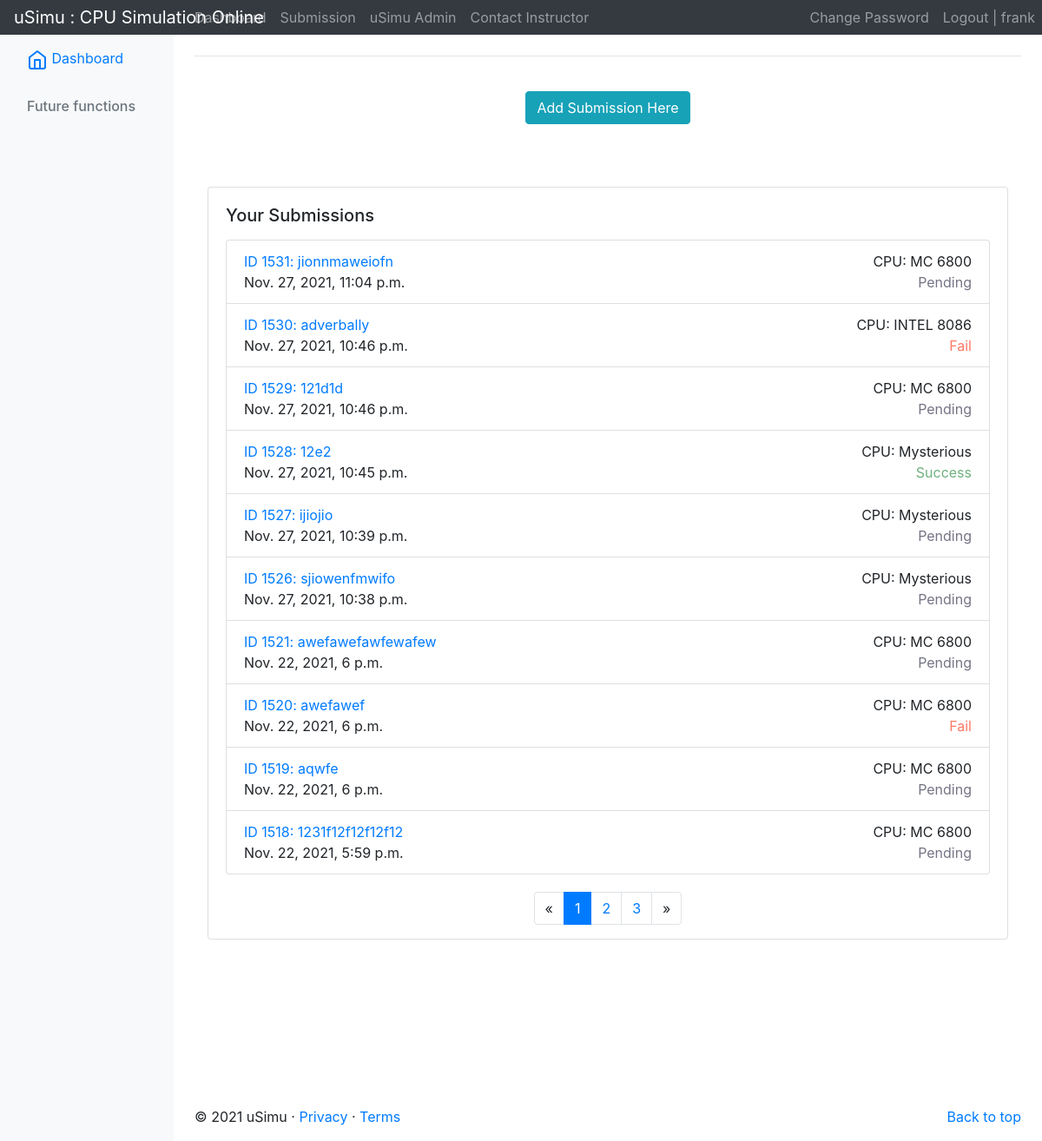
Screenshot of /usimu/submissions/ (signed in) with the database file from the repository.
### rango/models.py (models this page shows, shortened)
class Submission(models.Model):
    date = models.DateTimeField(auto_now_add=True)
    title = models.CharField(max_length=128)
    content = models.TextField(blank=False)
    result = models.TextField(blank=False)
    result_detail = models.TextField(blank=True)
    cpu = models.ForeignKey(CPU, on_delete=models.CASCADE, related_name='submission_cpu')
    owner = models.ForeignKey(User, on_delete=models.CASCADE, related_name='submission_owner')
    class Meta:
        ordering = ['date']

class CPU(models.Model):
    NAME_MAX_LEN = 512
    LOC_MAX_LEN = 512
    name = models.CharField(max_length=NAME_MAX_LEN, unique=True)
    reg_count = models.IntegerField(blank=False)  # must have
    mem_count = models.IntegerField(blank=False)  # must have
    reg_bits = models.IntegerField(blank=False)
    mem_bits = models.IntegerField(blank=False)
    family = models.ForeignKey(CPU_Family, on_delete=models.CASCADE)
    def __str__(self):
        return self.name

### rango/views.py (the view)
# urls.py: path('submissions/', views.submission, name='submissions'),
@login_required
def submission(request):
    context_dict = {}
    user = request.user
    submissions = Submission.objects.filter(owner_id=user.id).order_by('-id')
    context_dict['current_user'] = user
    paginator = Paginator(submissions, 10) # every 5 items a page
    page_num = request.GET.get('page', default=1) # invalid number set to 1
    curr_page_content = paginator.get_page(page_num) # container for current page
    page_list = [x for x in range(curr_page_content.number - 2, curr_page_content.number + 3) if x in paginator.page_range]
    if page_list[0] - 1 >= 2:
        page_list.insert(0, "...")
    if paginator.num_pages - page_list[-1]  >= 2:
        page_list.append("...")
    if page_list[0] == "...":
        page_list.insert(0, 1)# first page
    if page_list[-1] != paginator.num_pages:
        page_list.append(paginator.num_pages)# very last page
    context_dict['submissions'] = curr_page_content
    context_dict['page_list'] = page_list
    return render(request, 'rango/submissions.html', context=context_dict)

### templates/rango/submissions.html (shortened to what this page needs)
{% extends 'rango/base.html' %}
{% load staticfiles %}
{% block body_block %}
    <h1>Submissions</h1>
    <hr class="featurette-divider"><br/>
    <div style="text-align: center"><a id="add-code-btn" href="{% url 'rango:uploadCode' %}"
                                       class="btn btn-info btn">Add Submission Here</a></div>
    <br><br><br>
    <div class="container">
        <div class="row">
            <div class="col-md-12">
                <div class="card mb-12">
                    <div class="card-body" id="submission-card">
                        <h5>Your Submissions</h5>
                        <p class="card-text">
                            {% if submissions %}
                                <ul class="list-group">
                                    {% for submission in submissions %}
                                        <li class="list-group-item">
                                            <a href="{% url 'rango:submission_detail' submission.id %}">ID {{ submission.id }}: {{ submission.title }}</a>
                                            <a style="float: right">CPU: {{ submission.cpu }}</a>
                                            <br/>
                                            {% if submission.result == "Success" %}
                                                <a style="float: right; color: #6FB07F">{{ submission.result }}</a>
                                            {% elif submission.result == "Warning" %}
                                                <a style="float: right; color: #e8ab01">{{ submission.result }}</a>
                                            {% elif submission.result == "Fail" %}
                                                <a style="float: right; color: #FF7965">{{ submission.result }}</a>
                                            {% elif submission.result == "Pending" %}
                                                <a style="float: right; color: #747485">{{ submission.result }}</a>
                                            {% endif %}
                                            <a style="float: left">{{ submission.date }}</a></li>
                                    {% endfor %}
                                </ul>
                            {% else %}
                                <strong>You have not submitted anything recently.</strong>
                            {% endif %}
                    </div>
                    <div class="paginator">
                        <ul class="pagination justify-content-center">
                            <li class="page-item">
                                {% if page_list.has_previous %}
                                    <a class="page-link" href="?page={{ page_list }}" aria-label="Previous">
                                        <span aria-hidden="true">&laquo;</span>
                                    </a>
                                {% else %}
                                    <span aria-hidden="true"><a class="page-link">&laquo;</a></span>
                                {% endif %}
                            </li>
                            {% for page_list in page_list %}
                                {% if page_list == submissions.number %}
                                    <li class="page-item active" aria-current="page"><span><a
                                            class="page-link">{{ page_list }}</a></span></li>
                                {% else %}
                                    {% if page_list == "..." %}
                                        <li class="page-item"><span><a class="page-link">{{ page_list }}</a></span></li>
                                    {% else %}
                                        <li class="page-item"><a class="page-link"
                                                                 href="?page={{ page_list }}">{{ page_list }}</a></li>
                                    {% endif %}
                                {% endif %}
                            {% endfor %}
                            <li class="page-item">
                                {% if page_list.has_next %}
                                    <a class="page-link" href="#" aria-label="Next"></a>
                                {% else %}
                                    <span aria-hidden="true"><a class="page-link">&raquo;</a></span>
                                {% endif %}
                            </li>
                        </ul>
                    </div>
                </div>
            </div>
        </div>
    </div>
{% endblock %}

### templates/rango/base.html (shortened to what this page needs)
<!DOCTYPE html>
{% load staticfiles %}
{% load usim_template_tags %}
<html lang="en">
<head>
    <link href="https://getbootstrap.com/docs/4.2/dist/css/bootstrap.min.css" rel="stylesheet"
>
    <link href="https://getbootstrap.com/docs/4.2/examples/dashboard/dashboard.css" rel="stylesheet">
    <link href="{% static 'css/chartStyle.css' %}" rel="stylesheet">
    <link href="{% static 'css/codeCounter.css' %}" rel="stylesheet">
</head>
<body>
<header>
    <nav class="navbar navbar-expand-md navbar-dark fixed-top bg-dark p-0">
        <a class="navbar-brand col-md-3 col-lg-2 me-0 px-3" href="{% url 'rango:index' %}">uSimu : CPU Simulation Online</a>
        <div class="collapse navbar-collapse" id="navbarCollapse">
            <ul class="navbar-nav mr-auto" id="navbar-content">
                <li class="nav-item"><a class="nav-link" href="{% url 'rango:index' %}">Dashboard</a></li>
                {% if user.is_authenticated %}
                    <li class="nav-item"><a class="nav-link" href="{% url 'rango:submissions' %}">Submission</a></li>
                    {% if user.is_superuser %}
                        <li class="nav-item"><a class="nav-link" href="{% url 'rango:usimuAdmin' %}">uSimu Admin</a>
                        </li>
                    {% endif %}
                {% endif %}
                <li class="nav-item"><a class="nav-link" href="{% url 'rango:contact' %}">Contact Instructor</a></li>
            </ul>
            <ul class="navbar-nav ml-auto" id="navbar-account">
                {% if user.is_authenticated %}
                    <li class="nav-item"><a class="nav-link" href="{% url 'auth_password_change' %}">Change Password</a>
                    </li>
                    <li class="nav-item"><a class="nav-link" href="{% url 'auth_logout' %}?next=/usimu/">Logout
                        | {{ user.username }}</a></li>
                {% else %}
                    <li class="nav-item"><a class="nav-link" href="{% url 'registration_register' %}">Register Here</a>
                    </li>
                    <li class="nav-item "><a class="nav-link" href="{% url 'auth_login' %}">Login</a></li>
                {% endif %}
            </ul>
        </div>
    </nav>
</header>
<div class="container-fluid">
    <div class="row">
        <nav class="col-md-2 d-none d-md-block bg-light sidebar">
            <div class="sidebar-sticky">
                {% block sidebar_block %}
                    <ul class="nav flex-column">
                        <li class="nav-item">
                            <h6 class="sidebar-heading d-flex justify-content-between align-items-center px-3 mt-4 mb-1 text-muted">
                                <span>Current functions</span>
                            </h6>
                            <a class="nav-link active" href="{% url 'rango:index' %}">
                                Dashboard
                            </a>
                        </li>
                    </ul>
                    <h6 class="sidebar-heading d-flex justify-content-between align-items-center px-3 mt-4 mb-1 text-muted">
                        <span>Future functions</span>
                    </h6>
                {% endblock %}
            </div>
        </nav>
        <main role="main" class="col-md-9  ml-sm-auto col-lg-10 px-4">
            {% block body_block %}{% endblock %}
            <br/><br/><br/><br/><br/><br/><br/><br/>
            <footer>
                <p class="float-right"><a href="#">Back to top</a></p>
                <p>&copy; 2021 uSimu &middot; <a href="#">Privacy</a> &middot; <a href="#">Terms</a></p>
            </footer>
        </main>
    </div>
</div>
</body>
</html>

### static/css/chartStyle.css (style rules this page uses)
html, body { height:100%; width:100%; margin:0; padding:0; }

### static/css/codeCounter.css (style rules this page uses)
body { counter-reset: my-counter; }

### rows the page displays
Submission: id "1531", title "jionnmaweiofn", cpu "MC 6800", result "Pending", date "Nov. 27, 2021, 11:04 p.m."
Submission: id "1530", title "adverbally", cpu "INTEL 8086", result "Fail", date "Nov. 27, 2021, 10:46 p.m."
Submission: id "1529", title "121d1d", cpu "MC 6800", result "Pending", date "Nov. 27, 2021, 10:46 p.m."
Submission: id "1528", title "12e2", cpu "Mysterious", result "Success", date "Nov. 27, 2021, 10:45 p.m."
Submission: id "1527", title "ijiojio", cpu "Mysterious", result "Pending", date "Nov. 27, 2021, 10:39 p.m."
Submission: id "1526", title "sjiowenfmwifo", cpu "Mysterious", result "Pending", date "Nov. 27, 2021, 10:38 p.m."
Submission: id "1521", title "awefawefawfewafew", cpu "MC 6800", result "Pending", date "Nov. 22, 2021, 6 p.m."
Submission: id "1520", title "awefawef", cpu "MC 6800", result "Fail", date "Nov. 22, 2021, 6 p.m."
Submission: id "1519", title "aqwfe", cpu "MC 6800", result "Pending", date "Nov. 22, 2021, 6 p.m."
Submission: id "1518", title "1231f12f12f12f12", cpu "MC 6800", result "Pending", date "Nov. 22, 2021, 5:59 p.m."

### other values shown
{{ user.username }} "frank"
{{ page_list }} "1"
{{ page_list }} "2" "3"
